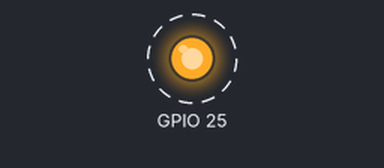
This program was run on a simulated ESP32 board running MicroPython. Parts: output pins drawn as LEDs (lit = HIGH). Dashed ring = blinking. What the program prints to the serial console is not drawn. At 3.0 s the program stops and its outputs stay as they are.

Above: at 0.2 s.
Timing chart, 0 to 3.0 s (numbered marks = the images above):
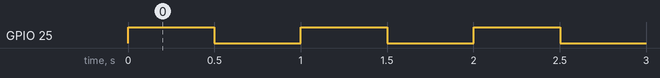

Measured:
- by itself, GPIO 25: alternates HIGH for 0.50 s and LOW for 0.50 s, 6 changes in all, then stays LOW

The program:

led.py
```python
from machine import Pin
from time import sleep, sleep_ms

PNP=0
NPN=1

class Led():

    def __init__(self, pin_no, name='LED', mode=NPN, debug=False):
        self.pin_no = pin_no
        self.debug = debug
        self.name = "%s_%s" % (name, pin_no)
        self.pin = Pin(pin_no, Pin.OUT)
        self.mode = mode
        self.status = False

    def on(self):
        if self.debug:
            print(self.name, 'On')
        self.pin.value(1)
        self.status = True

    def off(self):
        if self.debug:
            print(self.name, 'Off')
        self.pin.value(0)
        self.status = False

    def toogle(self, interval=5):
        self.on()
        sleep(interval)
        self.off()

    def val(self):
        return self.pin.value()

    def blink(self, times=1, interval=0.3, sleep_secs=0.3):
        for i in range(times):
            self.toogle(interval)
            sleep(sleep_secs)

if __name__ == '__main__':
    LED_PIN = 25
    led = Led(LED_PIN, name='Test_LED', debug=True)
    led.blink(3,0.5,0.5)
```
